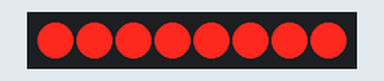
Recording of a sketch running on a simulated Arduino Uno, built with avr-gcc and run on an emulated ATmega328P. Parts: 8 shift-register outputs drawn as a row of LEDs (first output left, lit = HIGH). Wiring (inferred from the names in the program): shift register (74HC595): data pin 12; shift clock pin 9; latch pin 11. Wiring (inferred from the signals the program sends): row of LEDs: on Q0, Q1, Q2, Q3, Q4, Q5, Q6, Q7.

Above: at 0.5 s.
At 1.5 s:
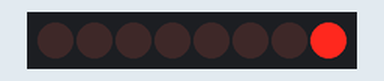
At 2.5 s:
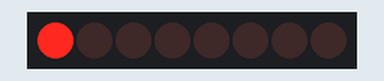
At 4.5 s:
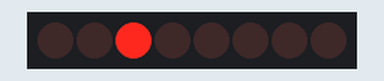
At 6.5 s:
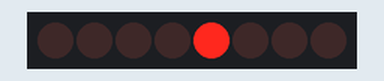
At 8.5 s:
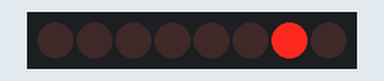
Timing chart, 0 to 9.2 s (numbered marks = the images above):
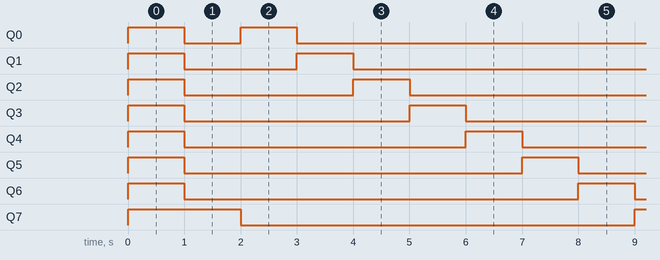

Measured:
- by itself, Q0: goes HIGH 1.0 s, LOW 1.0 s, 4 × (HIGH 1.0 s, LOW 7.0 s), HIGH 1.0 s, then LOW
- by itself, Q1: goes HIGH 1.0 s, LOW 2.0 s, 4 × (HIGH 1.0 s, LOW 7.0 s), HIGH 1.0 s, then LOW
- by itself, Q2: goes HIGH 1.0 s, LOW 3.0 s, 4 × (HIGH 1.0 s, LOW 7.0 s), HIGH 1.0 s, then LOW
- by itself, Q3: goes HIGH 1.0 s, LOW 4.0 s, 4 × (HIGH 1.0 s, LOW 7.0 s), HIGH 1.0 s, then LOW
- by itself, Q4: goes HIGH 1.0 s, LOW 5.0 s, 4 × (HIGH 1.0 s, LOW 7.0 s), HIGH 1.0 s, then LOW
- by itself, Q5: goes HIGH 1.0 s, LOW 6.0 s, 4 × (HIGH 1.0 s, LOW 7.0 s), then HIGH
- by itself, Q6: alternates HIGH for 1.0 s and LOW for 7.0 s
- by itself, Q7: repeats every 8.0 s: LOW 7.0 s, HIGH 1.0 s

The sketch:

shift_register.ino
```cpp
int latch_pin = 11;
int data_pin = 12;
int clock_pin = 9;
int dt = 1000;
// byte leds=0xFF;
// byte leds0 = 0b00000000;
byte leds0 = 0b11111110;
byte leds1 = 0b10101010;
byte leds2 = 0b01010101;

void setup()
{
    // put your setup code here, to run once:
    pinMode(latch_pin, OUTPUT);
    pinMode(data_pin, OUTPUT);
    pinMode(clock_pin, OUTPUT);
    Serial.begin(9600);
}

void loop()
{
    // put your main code here, to run repeatedly :
    delay(dt);
    digitalWrite(latch_pin, LOW);
    shiftOut(data_pin, clock_pin, LSBFIRST, leds0);
    digitalWrite(latch_pin, HIGH);
    //moving right
    // leds0=leds0/128+leds0*2;
    //moving left
    leds0 = leds0 * 128 + leds0 / 2;
}
```
